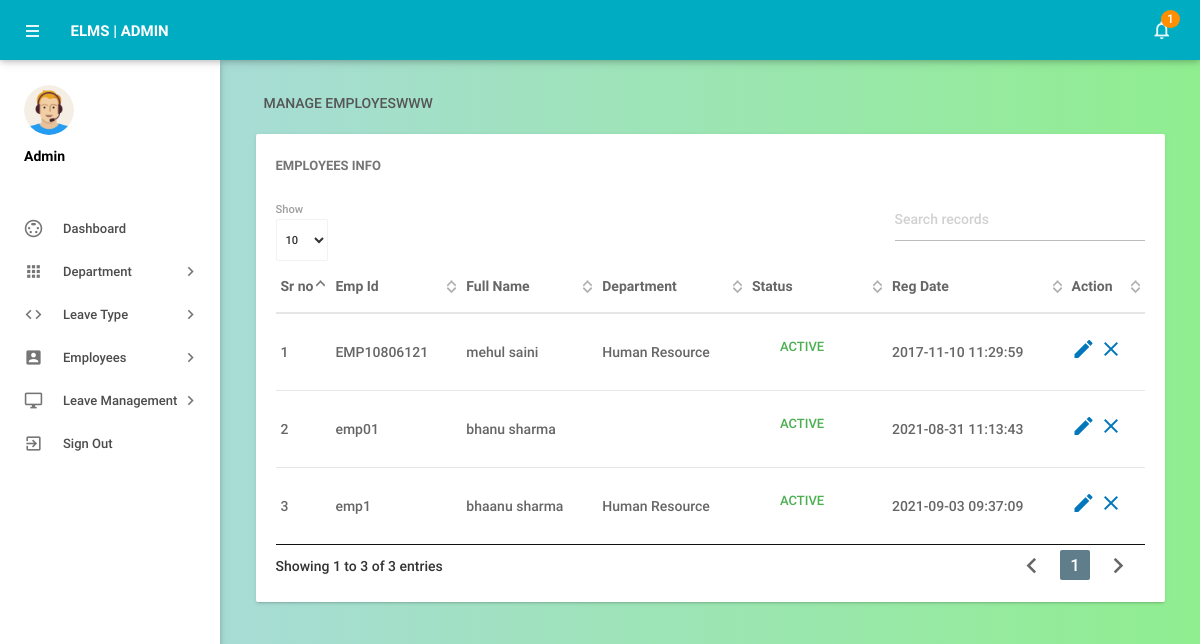
Page /admin/manageemployee.php (signed in) on the committed database.
### tables this page shows
CREATE TABLE `tblemployees` (
  `id` int(11) NOT NULL,
  `EmpId` varchar(100) NOT NULL,
  `FirstName` varchar(150) NOT NULL,
  `LastName` varchar(150) NOT NULL,
  `EmailId` varchar(200) NOT NULL,
  `Password` varchar(180) NOT NULL,
  `Gender` varchar(100) NOT NULL,
  `Dob` varchar(100) NOT NULL,
  `Department` varchar(255) NOT NULL,
  `Address` varchar(255) NOT NULL,
  `City` varchar(200) NOT NULL,
  `Country` varchar(150) NOT NULL,
  `Phonenumber` char(11) NOT NULL,
  `Status` int(1) NOT NULL,
  `RegDate` timestamp NOT NULL DEFAULT current_timestamp()
);

### admin/manageemployee.php (the view, shortened to what this page needs)
<?php
include('includes/config.php');
if(strlen($_SESSION['alogin'])==0)
    {
header('location:index.php');
}
else{
 ?>
<!DOCTYPE html>
<html lang="en">
    <head>
        <link type="text/css" rel="stylesheet" href="../assets/plugins/materialize/css/materialize.min.css"/>
        <link href="../assets/plugins/material-preloader/css/materialPreloader.min.css" rel="stylesheet">
        <link href="../assets/plugins/datatables/css/jquery.dataTables.min.css" rel="stylesheet">
        <link href="../assets/css/alpha.min.css" rel="stylesheet" type="text/css"/>
        <link href="../assets/css/custom.css" rel="stylesheet" type="text/css"/>
        <link href="../assets/css/alpha.css" rel="stylesheet" type="text/css"/>
    </head>
    <body>
       <?php include('includes/header.php');?>
       <?php include('includes/sidebar.php');?>
            <main class="mn-inner">
                <div class="row">
                    <div class="col s12">
                        <div class="page-title">Manage EmployesWWW</div>
                    </div>
                    <div class="col s12 m12 l12">
                        <div class="card">
                            <div class="card-content">
                                <span class="card-title">Employees Info</span>
                                <table id="example" class="display responsive-table ">
                                    <thead>
                                        <tr>
                                            <th>Sr no</th>
                                            <th>Emp Id</th>
                                            <th>Full Name</th>
                                            <th>Department</th>
                                             <th>Status</th>
                                             <th>Reg Date</th>
                                            <th>Action</th>
                                        </tr>
                                    </thead>
                                    <tbody>
<?php $sql = "SELECT EmpId,FirstName,LastName,Department,Status,RegDate,id from  tblemployees";
$query = $dbh -> prepare($sql);
$query->execute();
$results=$query->fetchAll(PDO::FETCH_OBJ);
$cnt=1;
if($query->rowCount() > 0)
{
foreach($results as $result)
{               ?>
                                        <tr>
                                            <td> <?php echo htmlentities($cnt);?></td>
                                            <td><?php echo htmlentities($result->EmpId);?></td>
                                            <td><?php echo htmlentities($result->FirstName);?>&nbsp;<?php echo htmlentities($result->LastName);?></td>
                                            <td><?php echo htmlentities($result->Department);?></td>
                                             <td><?php $stats=$result->Status;
if($stats){
                                             ?>
                                                 <a class="waves-effect waves-green btn-flat m-b-xs">Active</a>
                                                 <?php } else { ?>
                                                 <a class="waves-effect waves-red btn-flat m-b-xs">Inactive</a>
                                                 <?php } ?>
                                             </td>
                                              <td><?php echo htmlentities($result->RegDate);?></td>
                                            <td><a href="editemployee.php?empid=<?php echo htmlentities($result->id);?>"><i class="material-icons">mode_edit</i></a>
                                        <?php if($result->Status==1)
 {?>
<a href="manageemployee.php?inid=<?php echo htmlentities($result->id);?>" onclick="return confirm('Are you sure you want to inactive this Employe?');"" > <i class="material-icons" title="Inactive">clear</i>
<?php } else {?>
                                            <a href="manageemployee.php?id=<?php echo htmlentities($result->id);?>" onclick="return confirm('Are you sure you want to active this employee?');""><i class="material-icons" title="Active">done</i>
                                            <?php } ?> </td>
                                        </tr>
                                         <?php $cnt++;} }?>
                                    </tbody>
                                </table>
                            </div>
                        </div>
                    </div>
                </div>
            </main>
        </div>
        <div class="left-sidebar-hover"></div>
    </body>
</html>
<?php } ?>

### assets/css/alpha.css (style rules this page uses)
html, body, .mn-content { font-size: 14px; height: 100%; width: 100%; background-image: linear-gradient(to right, lightblue, lightgreen); }
html { font-weight: 500; color: rgba(0,0,0,0.6); }
body { background-image: linear-gradient(to right, lightblue, lightgreen); overflow-y: auto!important; overflow-x: hidden; }
a { color: #0277bb; }
.btn, .btn-flat { font-weight: 500; font-size: 13px; }
.btn-flat.waves-green { color: #4caf50; }
@media (min-width: 993px) { .mn-content.fixed-sidebar .mn-inner { padding-left: 245px; width: 100%; } }
.m-b-xs { margin-bottom: 10px; }
.page-title { float: left; margin: 0 8px 5px 8px; color: #555; line-height: 37px; text-transform: uppercase; }
.left-sidebar-hover { position: fixed; background: transparent; width: 13.25px; left: 0; top: 0; bottom: 0; }
.mn-inner { padding: 25px 25px 9.5px 25px; min-height: calc(100% - 181px); }
.card, .card-panel { box-shadow: 0 2px 2px 0 rgba(0, 0, 0, 0.05), 0 3px 1px -2px rgba(0, 0, 0, 0.08), 0 1px 5px 0 rgba(0, 0, 0, 0.08); position: relative; }
.card > .card-content > .card-title, .card-panel > .card-content > .card-title, .card > .card-reveal > .card-title { line-height: 24px; font-size: 13px; font-weight: bold; display: block; margin-bottom: 20px; text-transform: uppercase; color: rgba(0,0,0,0.54); }
.dataTable, .dataTable th, .dataTable td { border-radius: 0; }
.dataTable th, .dataTable td { padding: 15px 5px!important; display: table-cell; text-align: left; vertical-align: middle; background: none; }
.dataTable.display tr.odd, .dataTable.hover tr.odd { background-color: transparent!important; }
.dataTable.display tr .sorting_1, .dataTable.hover tr .sorting_1 { background-color: transparent!important; }
table.dataTable thead th, table.dataTable thead td { padding: 15px 5px!important; border-bottom: 1px solid #E6E6E6; }
.dataTable.display tr, .dataTable.hover tr { background-color: transparent!important; border-bottom: 1px solid #E6E6E6; }
table.dataTable.row-border tbody th, table.dataTable.row-border tbody td, table.dataTable.display tbody th, table.dataTable.display tbody td { border-top: 1px solid #E6E6E6; }
table.dataTable.row-border tbody tr:first-child th, table.dataTable.row-border tbody tr:first-child td, table.dataTable.display tbody tr:first-child th, table.dataTable.display tbody tr:first-child td { border-top: 1px solid #E6E6E6; }

### rows in the picture
tblemployees: EmpId "EMP10806121", FirstName "mehul", LastName "saini", Department "Human Resource", Status "ACTIVE", RegDate "2017-11-10 11:29:59"
tblemployees: EmpId "emp01", FirstName "bhanu", LastName "sharma", Status "ACTIVE", RegDate "2021-08-31 11:13:43"
tblemployees: EmpId "emp1", FirstName "bhaanu", LastName "sharma", Department "Human Resource", Status "ACTIVE", RegDate "2021-09-03 09:37:09"

### other values in the picture
$unreadcount "1"
